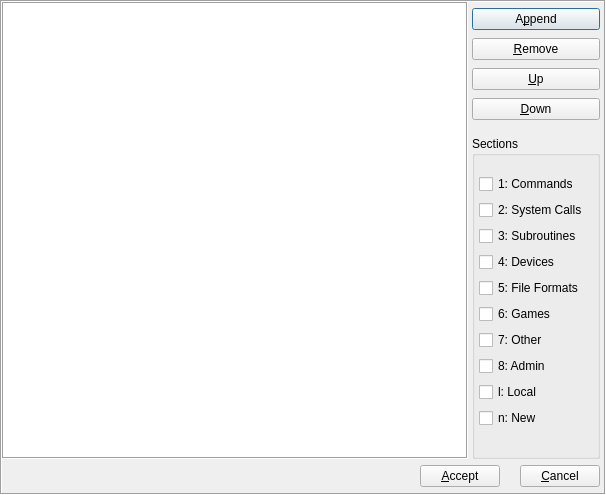
<?xml version="1.0" encoding="UTF-8"?>
<ui version="4.0">
 <author>David Sugar</author>
 <comment>** Copyright (C) 2011-2017 Tycho Softworks.
**
** This program is free software: you can redistribute it and/or modify
** it under the terms of the GNU General Public License as published
** by the Free Software Foundation, either version 3 of the License, or
** (at your option) any later version.
**
** This program is distributed in the hope that it will be useful,
** but WITHOUT ANY WARRANTY; without even the implied warranty of
** MERCHANTABILITY or FITNESS FOR A PARTICULAR PURPOSE.  See the
** GNU General Public License for more details.
**
** You should have received a copy of the GNU General Public License
** along with this program.  If not, see &lt;http://www.gnu.org/licenses/&gt;.</comment>
 <class>Options</class>
 <widget class="QDialog" name="Options">
  <property name="geometry">
   <rect>
    <x>0</x>
    <y>0</y>
    <width>606</width>
    <height>495</height>
   </rect>
  </property>
  <property name="windowTitle">
   <string notr="true">Dialog</string>
  </property>
  <layout class="QVBoxLayout" name="verticalLayout_33">
   <property name="leftMargin">
    <number>0</number>
   </property>
   <property name="topMargin">
    <number>0</number>
   </property>
   <property name="rightMargin">
    <number>0</number>
   </property>
   <property name="bottomMargin">
    <number>0</number>
   </property>
   <item>
    <widget class="QFrame" name="frame">
     <property name="frameShape">
      <enum>QFrame::Box</enum>
     </property>
     <property name="frameShadow">
      <enum>QFrame::Sunken</enum>
     </property>
     <layout class="QVBoxLayout" name="verticalLayout_3">
      <property name="spacing">
       <number>0</number>
      </property>
      <property name="leftMargin">
       <number>0</number>
      </property>
      <property name="topMargin">
       <number>0</number>
      </property>
      <property name="rightMargin">
       <number>0</number>
      </property>
      <property name="bottomMargin">
       <number>0</number>
      </property>
      <item>
       <layout class="QHBoxLayout" name="horizontalLayout_2">
        <property name="spacing">
         <number>4</number>
        </property>
        <item>
         <widget class="QListWidget" name="list">
          <property name="font">
           <font>
            <pointsize>14</pointsize>
           </font>
          </property>
          <property name="frameShape">
           <enum>QFrame::Box</enum>
          </property>
          <property name="frameShadow">
           <enum>QFrame::Sunken</enum>
          </property>
         </widget>
        </item>
        <item>
         <layout class="QVBoxLayout" name="verticalLayout_2">
          <property name="spacing">
           <number>8</number>
          </property>
          <property name="leftMargin">
           <number>0</number>
          </property>
          <property name="topMargin">
           <number>6</number>
          </property>
          <property name="rightMargin">
           <number>4</number>
          </property>
          <property name="bottomMargin">
           <number>0</number>
          </property>
          <item>
           <widget class="QPushButton" name="appendButton">
            <property name="text">
             <string>A&amp;ppend</string>
            </property>
            <property name="icon">
             <iconset theme="list-add">
              <normaloff>.</normaloff>.</iconset>
            </property>
           </widget>
          </item>
          <item>
           <widget class="QPushButton" name="removeButton">
            <property name="text">
             <string>&amp;Remove</string>
            </property>
            <property name="icon">
             <iconset theme="list-remove">
              <normaloff>.</normaloff>.</iconset>
            </property>
           </widget>
          </item>
          <item>
           <widget class="QPushButton" name="upButton">
            <property name="text">
             <string>&amp;Up</string>
            </property>
            <property name="icon">
             <iconset theme="go-up">
              <normaloff>.</normaloff>.</iconset>
            </property>
           </widget>
          </item>
          <item>
           <widget class="QPushButton" name="downButton">
            <property name="text">
             <string>&amp;Down</string>
            </property>
            <property name="icon">
             <iconset theme="go-down">
              <normaloff>.</normaloff>.</iconset>
            </property>
           </widget>
          </item>
          <item>
           <spacer name="verticalSpacer">
            <property name="orientation">
             <enum>Qt::Vertical</enum>
            </property>
            <property name="sizeType">
             <enum>QSizePolicy::Fixed</enum>
            </property>
            <property name="sizeHint" stdset="0">
             <size>
              <width>20</width>
              <height>8</height>
             </size>
            </property>
           </spacer>
          </item>
          <item>
           <widget class="QGroupBox" name="groupBox">
            <property name="title">
             <string>Sections</string>
            </property>
            <property name="alignment">
             <set>Qt::AlignLeading|Qt::AlignLeft|Qt::AlignTop</set>
            </property>
            <property name="flat">
             <bool>true</bool>
            </property>
            <layout class="QVBoxLayout" name="verticalLayout">
             <property name="spacing">
              <number>0</number>
             </property>
             <property name="leftMargin">
              <number>4</number>
             </property>
             <property name="topMargin">
              <number>12</number>
             </property>
             <property name="bottomMargin">
              <number>12</number>
             </property>
             <item>
              <widget class="QCheckBox" name="section1">
               <property name="text">
                <string>1: Commands</string>
               </property>
              </widget>
             </item>
             <item>
              <widget class="QCheckBox" name="section2">
               <property name="text">
                <string>2: System Calls</string>
               </property>
              </widget>
             </item>
             <item>
              <widget class="QCheckBox" name="section3">
               <property name="text">
                <string>3: Subroutines</string>
               </property>
              </widget>
             </item>
             <item>
              <widget class="QCheckBox" name="section4">
               <property name="text">
                <string>4: Devices</string>
               </property>
              </widget>
             </item>
             <item>
              <widget class="QCheckBox" name="section5">
               <property name="text">
                <string>5: File Formats</string>
               </property>
              </widget>
             </item>
             <item>
              <widget class="QCheckBox" name="section6">
               <property name="text">
                <string>6: Games</string>
               </property>
              </widget>
             </item>
             <item>
              <widget class="QCheckBox" name="section7">
               <property name="text">
                <string>7: Other</string>
               </property>
              </widget>
             </item>
             <item>
              <widget class="QCheckBox" name="section8">
               <property name="text">
                <string>8: Admin</string>
               </property>
              </widget>
             </item>
             <item>
              <widget class="QCheckBox" name="sectionl">
               <property name="text">
                <string>l: Local</string>
               </property>
              </widget>
             </item>
             <item>
              <widget class="QCheckBox" name="sectionn">
               <property name="text">
                <string>n: New</string>
               </property>
              </widget>
             </item>
            </layout>
           </widget>
          </item>
         </layout>
        </item>
       </layout>
      </item>
      <item>
       <layout class="QHBoxLayout" name="horizontalLayout">
        <property name="topMargin">
         <number>6</number>
        </property>
        <property name="rightMargin">
         <number>4</number>
        </property>
        <property name="bottomMargin">
         <number>6</number>
        </property>
        <item>
         <spacer name="horizontalSpacer">
          <property name="orientation">
           <enum>Qt::Horizontal</enum>
          </property>
          <property name="sizeHint" stdset="0">
           <size>
            <width>40</width>
            <height>20</height>
           </size>
          </property>
         </spacer>
        </item>
        <item>
         <widget class="QPushButton" name="acceptButton">
          <property name="text">
           <string>&amp;Accept</string>
          </property>
         </widget>
        </item>
        <item>
         <spacer name="horizontalSpacer_2">
          <property name="orientation">
           <enum>Qt::Horizontal</enum>
          </property>
          <property name="sizeType">
           <enum>QSizePolicy::Preferred</enum>
          </property>
          <property name="sizeHint" stdset="0">
           <size>
            <width>20</width>
            <height>0</height>
           </size>
          </property>
         </spacer>
        </item>
        <item>
         <widget class="QPushButton" name="cancelButton">
          <property name="text">
           <string>&amp;Cancel</string>
          </property>
         </widget>
        </item>
       </layout>
      </item>
     </layout>
    </widget>
   </item>
  </layout>
 </widget>
 <resources/>
 <connections/>
</ui>
